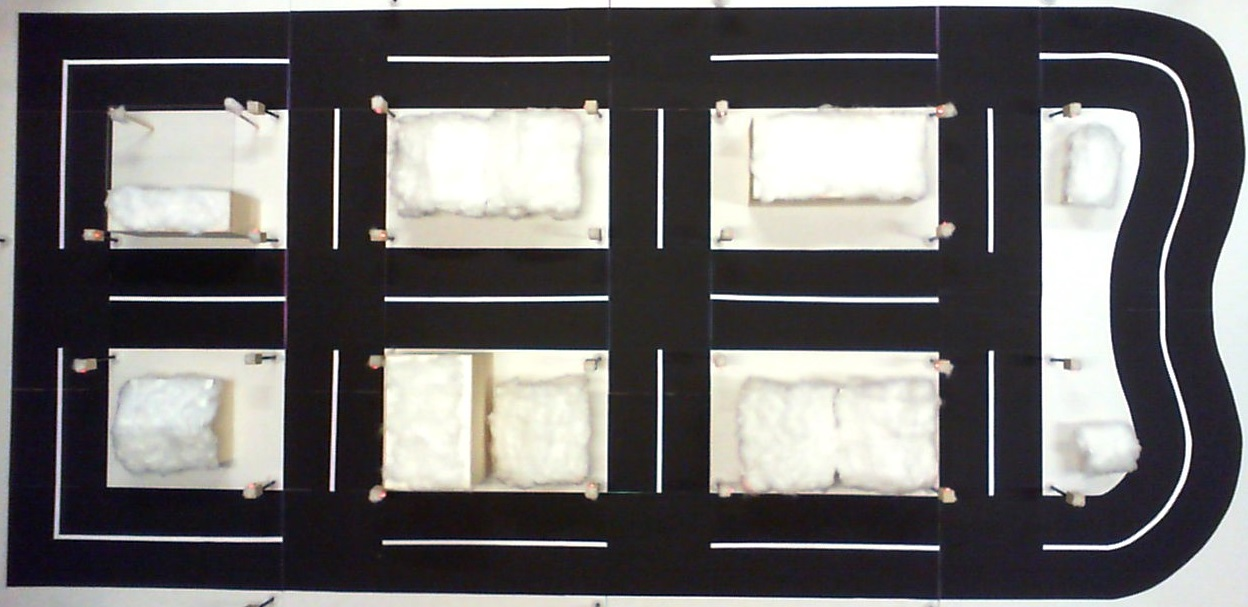
#> input picture src/streets.jpg, 1248 x 607 px, given in place of the camera
$ python multi-color-detection-test.py
#> lines starting #> are read from the running program, lines starting #| are printed output that depends on the picture; after the words box and inside, x2 and y2 are one past the last pixel; in counts of white or black regions, pixels touching at a corner belong together
### src/maputils.py
from enum import Enum
from math import sqrt


class MapHeading(Enum):
    NORTH = 1
    WEST = 2
    SOUTH = 3
    EAST = 4


class PointPairing:
    # TODO: what if some points are not paired?
    # [22 lines left out: function pair_point_lists, not called in this run]


class MapPoint:

    def __init__(self, x, y):
        self.x = x
        self.y = y

    # [20 lines left out: functions is_equal_with, calculate_distance_between_points, get_nearest_point, not called in this run]

    @staticmethod
    def calculate_mid_point(point_a, point_b):
        return MapPoint(int((point_a.x + point_b.x) / 2), int((point_a.y + point_b.y) / 2))

### src/multi-color-detection-test.py
import cv2
import numpy as np

from maputils import MapPoint

cap = cv2.VideoCapture(1)
cap.set(cv2.CAP_PROP_FRAME_WIDTH, 1280)
cap.set(cv2.CAP_PROP_FRAME_HEIGHT, 720)

while 1:
    _, frame = cap.read()
#> frame is the input picture: shape (607, 1248, 3); mean B, G, R 105.2, 105.1, 107.2

    hsv = cv2.cvtColor(frame, cv2.COLOR_BGR2HSV)
#> hsv: shape (607, 1248, 3); mean H, S, V 84.7, 39.8, 110.5

    lower_blue = np.array([100, 150, 0], np.uint8)
    upper_blue = np.array([140, 255, 255], np.uint8)
    blue_mask = cv2.inRange(hsv, lower_blue, upper_blue)
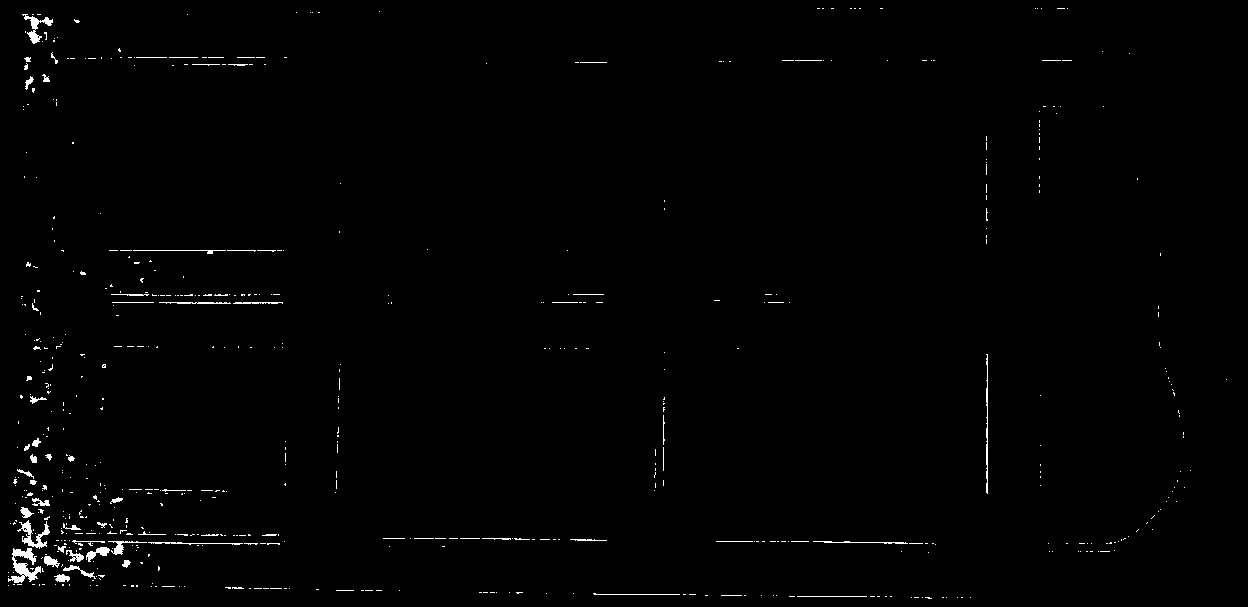
#> blue_mask: shape (607, 1248); 0.86% white in thin lines or dots

    blue_mask = cv2.erode(blue_mask, None, iterations=1)
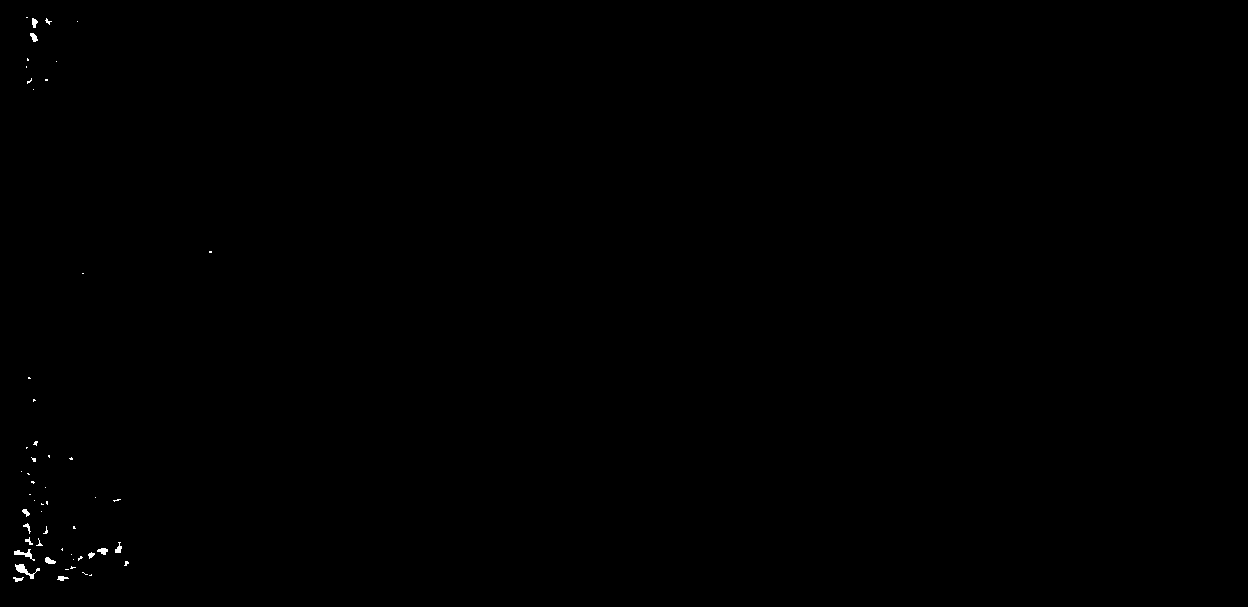
#> blue_mask: shape (607, 1248); 0.12% white; 54 white regions (41 under 20 px), largest, box (x1, y1, x2, y2) and area: (15, 564, 40, 579) 127, (14, 549, 35, 561) 87, (45, 557, 56, 564) 51
    blue_mask = cv2.dilate(blue_mask, None, iterations=3)
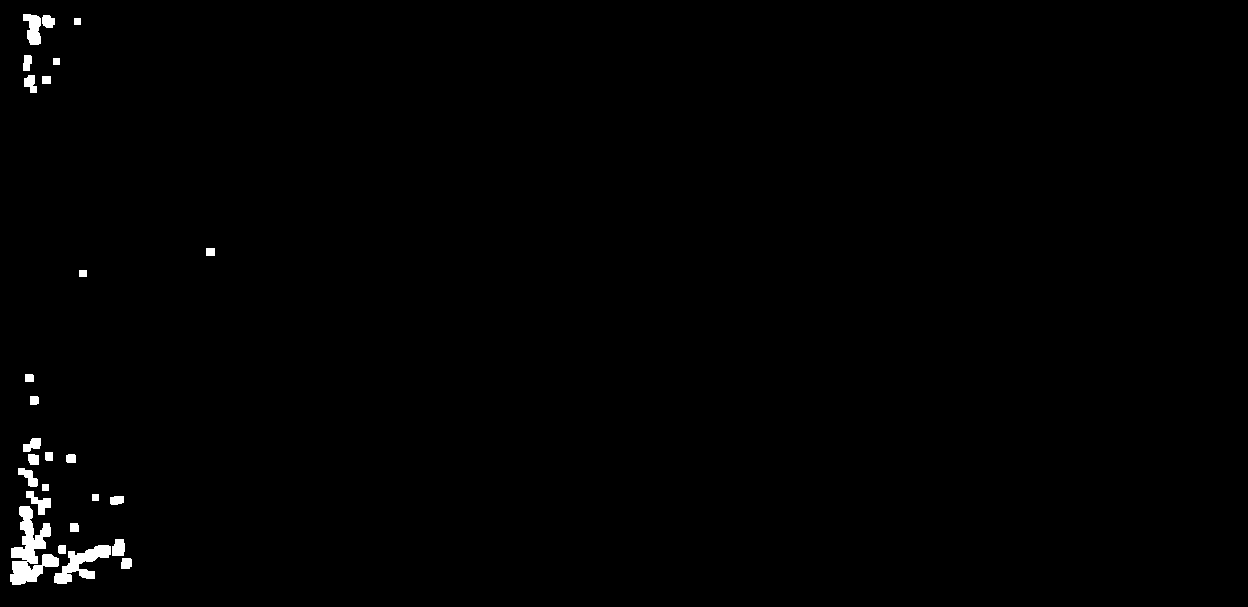
#> blue_mask: shape (607, 1248); 0.74% white; 26 white regions

    contour_blue = cv2.findContours(blue_mask.copy(), cv2.RETR_EXTERNAL,
                                    cv2.CHAIN_APPROX_SIMPLE)[-2]
#> contour_blue = 26 contours; largest, box (x1, y1, x2, y2) and area: (10, 506, 59, 585) 1640, (54, 545, 111, 584) 834, (23, 14, 41, 45) 348, (26, 491, 51, 515) 224, (112, 539, 125, 556) 167
    blue_points = []
    if len(contour_blue) > 0:
        try:
            for contour in contour_blue:
                ((x, y), radius) = cv2.minEnclosingCircle(contour)
                M = cv2.moments(contour)
                center_blue = (int(M["m10"] / M["m00"]), int(M["m01"] / M["m00"]))
                blue_points.append(MapPoint(center_blue[0], center_blue[1]))

                print("Blue center: " + str(center_blue))
                if radius > 5:
                    # draw the circle and centroid on the frame,
                    # then update the list of tracked points
                    cv2.circle(frame, center_blue, 2, (0, 0, 255), -1)
#> this loop made 26 passes
#> (x, y, radius) on passes 1, 2, 3, 4, 5, 6, 7, 9, 11, 12, 13, 14: (125.8, 563.2, 6.74), (82, 564, 33.29), (62, 549, 5), (117.5, 547, 9.71), (74, 527, 5.66), (23.04, 545.6, 40), (116.5, 499.5, 7.38), (36.39, 501.4, 14.71), (27.5, 476.5, 12.75), (70.5, 458.5, 5.7), (33, 459, 7.07), (48.5, 456, 5.32)
#> (contour, x, y, radius) on passes 8, 10, 18, 19, 20, 22: ([[92, 494], [92, 500], [98, 500], [98, 494]], 95, 497, 4.24), ([[42, 484], [42, 490], [48, 490], [48, 484]], 45, 487, 4.24), ([[79, 270], [79, 276], [86, 276], [86, 270]], 82.5, 273, 4.61), ([[206, 248], [206, 255], [214, 255], [214, 248]], 210, 251.5, 5.32), ([[42, 76], [42, 83], [50, 83], [50, 76]], 46, 79.5, 5.32), ([[53, 58], [53, 64], [59, 64], [59, 58]], 56, 61, 4.24)
#| Blue center: (125, 562)
#| Blue center: (81, 563)
#| Blue center: (61, 549)
#| Blue center: (118, 547)
#| Blue center: (73, 527)
#| Blue center: (30, 550)
#| Blue center: (116, 499)
#| Blue center: (95, 497)
#> (further printed lines are left out)
#> frame: shape (607, 1248, 3); 0.04% of pixels changed, all inside (x1, y1, x2, y2) = (24, 19, 213, 566)
#> after the loop, blue_points = 26 items

        except ZeroDivisionError as z:
            print("ZDE in blue. Blue not ready.")
    else:
        print("Blue not ready.")

    lower_green = np.array([50, 50, 120])
    upper_green = np.array([70, 255, 255])
    green_mask = cv2.inRange(hsv, lower_green, upper_green)  # I have the Green threshold image.
#> green_mask: shape (607, 1248); every value is 0

    green_mask = cv2.erode(green_mask, None, iterations=1)
    green_mask = cv2.dilate(green_mask, None, iterations=3)

    contour_green = cv2.findContours(green_mask.copy(), cv2.RETR_EXTERNAL,
                                     cv2.CHAIN_APPROX_SIMPLE)[-2]
#> contour_green = []

    green_points = []
    if len(contour_green) > 0:
        try:
            for contour in contour_green:
                ((x, y), radius) = cv2.minEnclosingCircle(contour)
                M = cv2.moments(contour)
                center_green = (int(M["m10"] / M["m00"]), int(M["m01"] / M["m00"]))
                green_points.append(MapPoint(center_green[0], center_green[1]))

                print("Green center: " + str(center_green))

                if radius > 5:
                    # draw the circle and centroid on the frame,
                    # then update the list of tracked points
                    cv2.circle(frame, center_green, 2, (0, 0, 255), -1)

                # cv2.arrowedLine(frame, center_green, center_blue, (0, 0, 255))
        except ZeroDivisionError as z:
            print("ZDE in green. Green not ready.")

    else:
        print("Green not ready.")

    if len(blue_points) == len(green_points):
        # Pair points
        for blue_point in blue_points:
            nearest_green_point = blue_point.get_nearest_point(green_points)
            mid_point = MapPoint.calculate_mid_point(blue_point, nearest_green_point)
            cv2.circle(frame, (mid_point.x, mid_point.y), 2, (0, 0, 255), -1)

    cv2.imshow('frame', frame)

    k = cv2.waitKey(40) & 0xFF
#> (key Esc is pressed here)
    if k == 27:
        break

cap.release()
cv2.destroyAllWindows()
